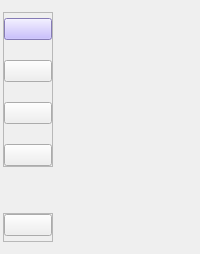
     <widget class="QWidget" name="leftMenuContainer" native="true">
      <layout class="QVBoxLayout" name="verticalLayout">
       <property name="spacing">
        <number>0</number>
       </property>
       <property name="leftMargin">
        <number>3</number>
       </property>
       <property name="topMargin">
        <number>3</number>
       </property>
       <property name="rightMargin">
        <number>3</number>
       </property>
       <property name="bottomMargin">
        <number>3</number>
       </property>
       <item alignment="Qt::AlignLeft">
        <widget class="QWidget" name="leftMenuSubContainer" native="true">
         <property name="minimumSize">
          <size>
           <width>50</width>
           <height>0</height>
          </size>
         </property>
         <layout class="QVBoxLayout" name="verticalLayout_2">
          <property name="leftMargin">
           <number>0</number>
          </property>
          <property name="rightMargin">
           <number>0</number>
          </property>
          <item>
           <widget class="QFrame" name="frame_2">
            <property name="sizePolicy">
             <sizepolicy hsizetype="Preferred" vsizetype="Preferred">
              <horstretch>0</horstretch>
              <verstretch>0</verstretch>
             </sizepolicy>
            </property>
            <property name="frameShape">
             <enum>QFrame::StyledPanel</enum>
            </property>
            <property name="frameShadow">
             <enum>QFrame::Raised</enum>
            </property>
            <layout class="QVBoxLayout" name="verticalLayout_4">
             <property name="spacing">
              <number>20</number>
             </property>
             <property name="leftMargin">
              <number>0</number>
             </property>
             <property name="topMargin">
              <number>5</number>
             </property>
             <property name="rightMargin">
              <number>0</number>
             </property>
             <property name="bottomMargin">
              <number>0</number>
             </property>
             <item>
              <widget class="QPushButton" name="homeBtn">
               <property name="minimumSize">
                <size>
                 <width>0</width>
                 <height>0</height>
                </size>
               </property>
               <property name="toolTip">
                <string>Home</string>
               </property>
               <property name="styleSheet">
                <string notr="true">background-color: #baacfd;</string>
               </property>
               <property name="text">
                <string/>
               </property>
               <property name="icon">
                <iconset resource="QSS/QSS_Resources.qrc">
                 <normaloff>:/icons/Icons/home.png</normaloff>:/icons/Icons/home.png</iconset>
               </property>
               <property name="iconSize">
                <size>
                 <width>32</width>
                 <height>32</height>
                </size>
               </property>
              </widget>
             </item>
             <item>
              <widget class="QPushButton" name="fileBtn">
               <property name="toolTip">
                <string>File Explorer</string>
               </property>
               <property name="styleSheet">
                <string notr="true"/>
               </property>
               <property name="text">
                <string/>
               </property>
               <property name="icon">
                <iconset resource="QSS/QSS_Resources.qrc">
                 <normaloff>:/icons/Icons/folder.png</normaloff>:/icons/Icons/folder.png</iconset>
               </property>
               <property name="iconSize">
                <size>
                 <width>32</width>
                 <height>32</height>
                </size>
               </property>
              </widget>
             </item>
             <item>
              <widget class="QPushButton" name="searchBtn">
               <property name="toolTip">
                <string>Search</string>
               </property>
               <property name="text">
                <string/>
               </property>
               <property name="icon">
                <iconset resource="QSS/QSS_Resources.qrc">
                 <normaloff>:/icons/Icons/search.png</normaloff>:/icons/Icons/search.png</iconset>
               </property>
               <property name="iconSize">
                <size>
                 <width>32</width>
                 <height>32</height>
                </size>
               </property>
              </widget>
             </item>
             <item>
              <widget class="QPushButton" name="aiBtn">
               <property name="toolTip">
                <string>AI Assistant</string>
               </property>
               <property name="text">
                <string/>
               </property>
               <property name="icon">
                <iconset resource="QSS/QSS_Resources.qrc">
                 <normaloff>:/icons/Icons/codesandbox.png</normaloff>:/icons/Icons/codesandbox.png</iconset>
               </property>
               <property name="iconSize">
                <size>
                 <width>32</width>
                 <height>32</height>
                </size>
               </property>
              </widget>
             </item>
            </layout>
           </widget>
          </item>
          <item>
           <spacer name="verticalSpacer">
            <property name="orientation">
             <enum>Qt::Vertical</enum>
            </property>
            <property name="sizeHint" stdset="0">
             <size>
              <width>20</width>
              <height>40</height>
             </size>
            </property>
           </spacer>
          </item>
          <item alignment="Qt::AlignBottom">
           <widget class="QFrame" name="frame_3">
            <property name="frameShape">
             <enum>QFrame::StyledPanel</enum>
            </property>
            <property name="frameShadow">
             <enum>QFrame::Raised</enum>
            </property>
            <layout class="QVBoxLayout" name="verticalLayout_5">
             <property name="spacing">
              <number>0</number>
             </property>
             <property name="leftMargin">
              <number>0</number>
             </property>
             <property name="topMargin">
              <number>0</number>
             </property>
             <property name="rightMargin">
              <number>0</number>
             </property>
             <property name="bottomMargin">
              <number>5</number>
             </property>
             <item>
              <widget class="QPushButton" name="settingsBtn">
               <property name="toolTip">
                <string>Settings</string>
               </property>
               <property name="layoutDirection">
                <enum>Qt::LeftToRight</enum>
               </property>
               <property name="text">
                <string/>
               </property>
               <property name="icon">
                <iconset resource="QSS/QSS_Resources.qrc">
                 <normaloff>:/icons/Icons/settings.png</normaloff>:/icons/Icons/settings.png</iconset>
               </property>
               <property name="iconSize">
                <size>
                 <width>32</width>
                 <height>32</height>
                </size>
               </property>
              </widget>
             </item>
            </layout>
           </widget>
          </item>
         </layout>
        </widget>
       </item>
      </layout>
     </widget>
